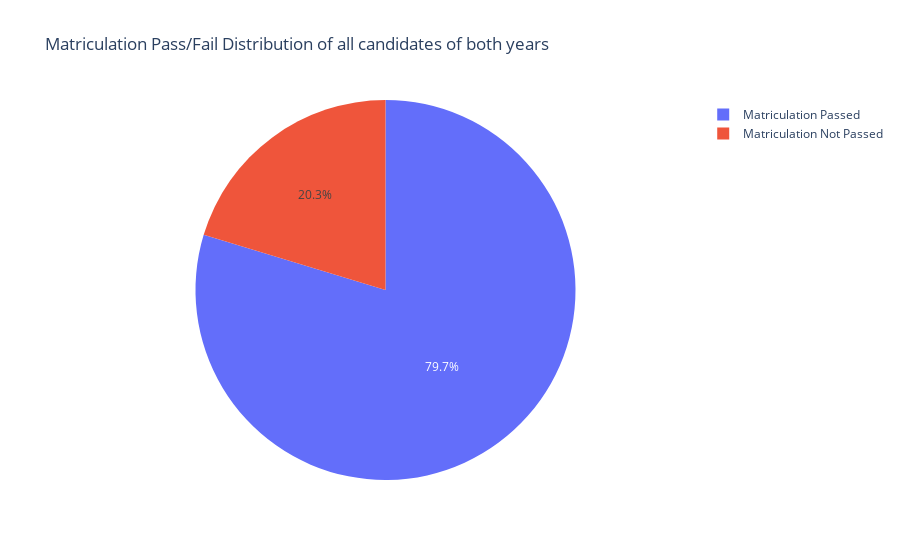

Notebook code cell kept with this figure:
### Markdown cell above
Let's try broadly categorizing educational backgrounds into two: 
- matriculation pass (class 10th pass and above)
- matriculation fail (below 10th pass)

### Code cell
# Categorize the education levels into two groups: Matriculation Passed and Not Passed
education_levels = ['Graduate', 'Post Graduate', '12th Pass', '10th Pass', 'Graduate Professional', 'Doctorate']


matriculation_passed = all_cand_edu_vals[education_levels].sum()
matriculation_not_passed = all_cand_edu_vals.drop(education_levels).sum()

# Create a DataFrame for the pie chart
data = {'Category': ['Matriculation Passed', 'Matriculation Not Passed'],
        'Count': [matriculation_passed, matriculation_not_passed]}
df = pd.DataFrame(data)

# Create the pie chart
fig = px.pie(df, values='Count', names='Category', title='Matriculation Pass/Fail Distribution of all candidates of both years')
fig.show()

### Figure 1 — Plotly figure (JSON) as saved in the notebook; plotly's stock layout.template omitted (floating-point values rounded to 4 significant figures)
{"data": [{"domain": {"x": [0, 1], "y": [0, 1]}, "hovertemplate": "Category=%{label}<br>Count=%{value}<extra></extra>", "labels": ["Matriculation Passed", "Matriculation Not Passed"], "legendgroup": "", "name": "", "showlegend": true, "type": "pie", "values": [12626, 3218]}], "layout": {"legend": {"tracegroupgap": 0}, "title": {"text": "Matriculation Pass/Fail Distribution of all candidates of both years"}}}
